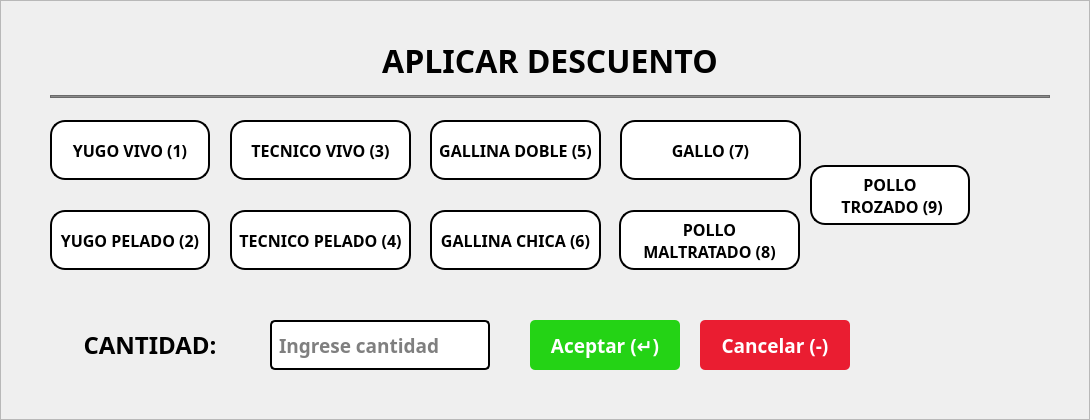
   <widget class="QFrame" name="frmAplicarDescuento">
    <property name="geometry">
     <rect>
      <x>40</x>
      <y>1470</y>
      <width>1090</width>
      <height>420</height>
     </rect>
    </property>
    <property name="styleSheet">
     <string notr="true">#frmAplicarDescuento{background-color: rgb(255, 255, 255);
color: rgb(0, 0, 0);
border:none;
border-radius: 10px;
border: 2px solid #D9D9D9;}</string>
    </property>
    <property name="frameShape">
     <enum>QFrame::StyledPanel</enum>
    </property>
    <property name="frameShadow">
     <enum>QFrame::Raised</enum>
    </property>
    <widget class="QLabel" name="lblTextAplicarDescuento">
     <property name="geometry">
      <rect>
       <x>50</x>
       <y>35</y>
       <width>1000</width>
       <height>50</height>
      </rect>
     </property>
     <property name="font">
      <font>
       <family>Poppins</family>
       <pointsize>24</pointsize>
       <weight>75</weight>
       <bold>true</bold>
      </font>
     </property>
     <property name="text">
      <string>APLICAR DESCUENTO</string>
     </property>
     <property name="alignment">
      <set>Qt::AlignCenter</set>
     </property>
    </widget>
    <widget class="QLabel" name="btnDescGallinaDoble">
     <property name="geometry">
      <rect>
       <x>430</x>
       <y>120</y>
       <width>171</width>
       <height>60</height>
      </rect>
     </property>
     <property name="font">
      <font>
       <family>Poppins</family>
       <pointsize>12</pointsize>
       <weight>75</weight>
       <bold>true</bold>
      </font>
     </property>
     <property name="styleSheet">
      <string notr="true">background-color: rgb(255, 255, 255);
border-color: rgb(0, 0, 0);
border: 2px solid black;
  border-radius: 15px;</string>
     </property>
     <property name="text">
      <string>GALLINA DOBLE (5)</string>
     </property>
     <property name="alignment">
      <set>Qt::AlignCenter</set>
     </property>
    </widget>
    <widget class="QLabel" name="btnDescYugoVivo">
     <property name="geometry">
      <rect>
       <x>50</x>
       <y>120</y>
       <width>160</width>
       <height>60</height>
      </rect>
     </property>
     <property name="font">
      <font>
       <family>Poppins</family>
       <pointsize>12</pointsize>
       <weight>75</weight>
       <bold>true</bold>
      </font>
     </property>
     <property name="styleSheet">
      <string notr="true">background-color: rgb(255, 255, 255);
border-color: rgb(0, 0, 0);
border: 2px solid black;
  border-radius: 15px;</string>
     </property>
     <property name="text">
      <string>YUGO VIVO (1)</string>
     </property>
     <property name="alignment">
      <set>Qt::AlignCenter</set>
     </property>
    </widget>
    <widget class="QLabel" name="btnDescTecnicoVivo">
     <property name="geometry">
      <rect>
       <x>230</x>
       <y>120</y>
       <width>181</width>
       <height>60</height>
      </rect>
     </property>
     <property name="font">
      <font>
       <family>Poppins</family>
       <pointsize>12</pointsize>
       <weight>75</weight>
       <bold>true</bold>
      </font>
     </property>
     <property name="styleSheet">
      <string notr="true">background-color: rgb(255, 255, 255);
border-color: rgb(0, 0, 0);
border: 2px solid black;
  border-radius: 15px;</string>
     </property>
     <property name="text">
      <string>TECNICO VIVO (3)</string>
     </property>
     <property name="alignment">
      <set>Qt::AlignCenter</set>
     </property>
    </widget>
    <widget class="QLabel" name="lblCantidadDesc">
     <property name="geometry">
      <rect>
       <x>50</x>
       <y>320</y>
       <width>200</width>
       <height>50</height>
      </rect>
     </property>
     <property name="font">
      <font>
       <family>Poppins</family>
       <pointsize>18</pointsize>
       <weight>75</weight>
       <bold>true</bold>
      </font>
     </property>
     <property name="text">
      <string>CANTIDAD:</string>
     </property>
     <property name="alignment">
      <set>Qt::AlignCenter</set>
     </property>
    </widget>
    <widget class="QLabel" name="imgIconDesc">
     <property name="enabled">
      <bool>true</bool>
     </property>
     <property name="geometry">
      <rect>
       <x>1000</x>
       <y>165</y>
       <width>50</width>
       <height>50</height>
      </rect>
     </property>
     <property name="text">
      <string/>
     </property>
     <property name="scaledContents">
      <bool>true</bool>
     </property>
     <property name="wordWrap">
      <bool>true</bool>
     </property>
    </widget>
    <widget class="QLabel" name="btnDescGallo">
     <property name="geometry">
      <rect>
       <x>620</x>
       <y>120</y>
       <width>181</width>
       <height>60</height>
      </rect>
     </property>
     <property name="font">
      <font>
       <family>Poppins</family>
       <pointsize>12</pointsize>
       <weight>75</weight>
       <bold>true</bold>
      </font>
     </property>
     <property name="styleSheet">
      <string notr="true">background-color: rgb(255, 255, 255);
border-color: rgb(0, 0, 0);
border: 2px solid black;
  border-radius: 15px;</string>
     </property>
     <property name="text">
      <string>GALLO (7)</string>
     </property>
     <property name="alignment">
      <set>Qt::AlignCenter</set>
     </property>
    </widget>
    <widget class="QPushButton" name="btnAceptarFrmAplicarDescuento">
     <property name="geometry">
      <rect>
       <x>530</x>
       <y>320</y>
       <width>150</width>
       <height>50</height>
      </rect>
     </property>
     <property name="font">
      <font>
       <family>Poppins</family>
       <pointsize>14</pointsize>
       <weight>75</weight>
       <bold>true</bold>
      </font>
     </property>
     <property name="cursor">
      <cursorShape>PointingHandCursor</cursorShape>
     </property>
     <property name="styleSheet">
      <string notr="true">background-color: rgb(36, 211, 21);
color: rgb(255, 255, 255);
border:none;
border-radius: 5px;</string>
     </property>
     <property name="text">
      <string>Aceptar (↵)</string>
     </property>
     <property name="flat">
      <bool>false</bool>
     </property>
    </widget>
    <widget class="QPushButton" name="btnCancelarFrmAplicarDescuento">
     <property name="geometry">
      <rect>
       <x>700</x>
       <y>320</y>
       <width>150</width>
       <height>50</height>
      </rect>
     </property>
     <property name="font">
      <font>
       <family>Poppins</family>
       <pointsize>14</pointsize>
       <weight>75</weight>
       <bold>true</bold>
      </font>
     </property>
     <property name="cursor">
      <cursorShape>PointingHandCursor</cursorShape>
     </property>
     <property name="styleSheet">
      <string notr="true">background-color: rgb(234, 29, 49);
color: rgb(255, 255, 255);
border:none;
border-radius: 5px;</string>
     </property>
     <property name="text">
      <string>Cancelar (-)</string>
     </property>
    </widget>
    <widget class="QFrame" name="frame">
     <property name="geometry">
      <rect>
       <x>50</x>
       <y>95</y>
       <width>1000</width>
       <height>3</height>
      </rect>
     </property>
     <property name="styleSheet">
      <string notr="true">background-color: rgb(139, 139, 139);</string>
     </property>
     <property name="frameShape">
      <enum>QFrame::StyledPanel</enum>
     </property>
     <property name="frameShadow">
      <enum>QFrame::Raised</enum>
     </property>
    </widget>
    <widget class="QLineEdit" name="txtCantidadDescuento">
     <property name="geometry">
      <rect>
       <x>270</x>
       <y>320</y>
       <width>220</width>
       <height>50</height>
      </rect>
     </property>
     <property name="font">
      <font>
       <family>Poppins</family>
       <pointsize>14</pointsize>
       <weight>75</weight>
       <bold>true</bold>
      </font>
     </property>
     <property name="styleSheet">
      <string notr="true">background-color: rgb(255, 255, 255);
color: rgb(0, 0, 0);
border-radius: 5px;
border: 2px solid #000;
padding: 5px</string>
     </property>
     <property name="text">
      <string/>
     </property>
     <property name="placeholderText">
      <string>Ingrese cantidad</string>
     </property>
    </widget>
    <widget class="QLabel" name="btnDescPolloTrozado">
     <property name="geometry">
      <rect>
       <x>810</x>
       <y>165</y>
       <width>160</width>
       <height>60</height>
      </rect>
     </property>
     <property name="font">
      <font>
       <family>Poppins</family>
       <pointsize>12</pointsize>
       <weight>75</weight>
       <bold>true</bold>
      </font>
     </property>
     <property name="styleSheet">
      <string notr="true">background-color: rgb(255, 255, 255);
border-color: rgb(0, 0, 0);
border: 2px solid black;
  border-radius: 15px;</string>
     </property>
     <property name="text">
      <string>POLLO 
 TROZADO (9)</string>
     </property>
     <property name="alignment">
      <set>Qt::AlignCenter</set>
     </property>
    </widget>
    <widget class="QLabel" name="btnDescYugoPelado">
     <property name="geometry">
      <rect>
       <x>50</x>
       <y>210</y>
       <width>160</width>
       <height>60</height>
      </rect>
     </property>
     <property name="font">
      <font>
       <family>Poppins</family>
       <pointsize>12</pointsize>
       <weight>75</weight>
       <bold>true</bold>
      </font>
     </property>
     <property name="styleSheet">
      <string notr="true">background-color: rgb(255, 255, 255);
border-color: rgb(0, 0, 0);
border: 2px solid black;
  border-radius: 15px;</string>
     </property>
     <property name="text">
      <string>YUGO PELADO (2)</string>
     </property>
     <property name="alignment">
      <set>Qt::AlignCenter</set>
     </property>
    </widget>
    <widget class="QLabel" name="btnDescTecnicoPelado">
     <property name="geometry">
      <rect>
       <x>230</x>
       <y>210</y>
       <width>181</width>
       <height>60</height>
      </rect>
     </property>
     <property name="font">
      <font>
       <family>Poppins</family>
       <pointsize>12</pointsize>
       <weight>75</weight>
       <bold>true</bold>
      </font>
     </property>
     <property name="styleSheet">
      <string notr="true">background-color: rgb(255, 255, 255);
border-color: rgb(0, 0, 0);
border: 2px solid black;
  border-radius: 15px;</string>
     </property>
     <property name="text">
      <string>TECNICO PELADO (4)</string>
     </property>
     <property name="alignment">
      <set>Qt::AlignCenter</set>
     </property>
    </widget>
    <widget class="QLabel" name="btnDescGallinaChica">
     <property name="geometry">
      <rect>
       <x>430</x>
       <y>210</y>
       <width>171</width>
       <height>60</height>
      </rect>
     </property>
     <property name="font">
      <font>
       <family>Poppins</family>
       <pointsize>12</pointsize>
       <weight>75</weight>
       <bold>true</bold>
      </font>
     </property>
     <property name="styleSheet">
      <string notr="true">background-color: rgb(255, 255, 255);
border-color: rgb(0, 0, 0);
border: 2px solid black;
  border-radius: 15px;</string>
     </property>
     <property name="text">
      <string>GALLINA CHICA (6)</string>
     </property>
     <property name="alignment">
      <set>Qt::AlignCenter</set>
     </property>
    </widget>
    <widget class="QLabel" name="btnDescPolloMaltratado">
     <property name="geometry">
      <rect>
       <x>619</x>
       <y>210</y>
       <width>181</width>
       <height>60</height>
      </rect>
     </property>
     <property name="font">
      <font>
       <family>Poppins</family>
       <pointsize>12</pointsize>
       <weight>75</weight>
       <bold>true</bold>
      </font>
     </property>
     <property name="styleSheet">
      <string notr="true">background-color: rgb(255, 255, 255);
border-color: rgb(0, 0, 0);
border: 2px solid black;
  border-radius: 15px;</string>
     </property>
     <property name="text">
      <string>POLLO 
MALTRATADO (8)</string>
     </property>
     <property name="alignment">
      <set>Qt::AlignCenter</set>
     </property>
    </widget>
    <zorder>lblTextAplicarDescuento</zorder>
    <zorder>btnDescGallinaDoble</zorder>
    <zorder>btnDescYugoVivo</zorder>
    <zorder>btnDescTecnicoVivo</zorder>
    <zorder>lblCantidadDesc</zorder>
    <zorder>btnDescGallo</zorder>
    <zorder>imgIconDesc</zorder>
    <zorder>btnAceptarFrmAplicarDescuento</zorder>
    <zorder>btnCancelarFrmAplicarDescuento</zorder>
    <zorder>frame</zorder>
    <zorder>txtCantidadDescuento</zorder>
    <zorder>btnDescPolloTrozado</zorder>
    <zorder>btnDescYugoPelado</zorder>
    <zorder>btnDescTecnicoPelado</zorder>
    <zorder>btnDescGallinaChica</zorder>
    <zorder>btnDescPolloMaltratado</zorder>
   </widget>
